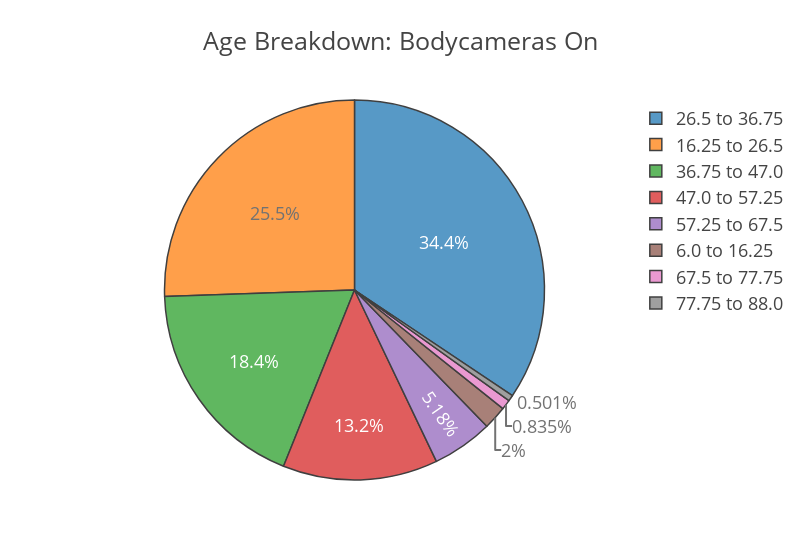
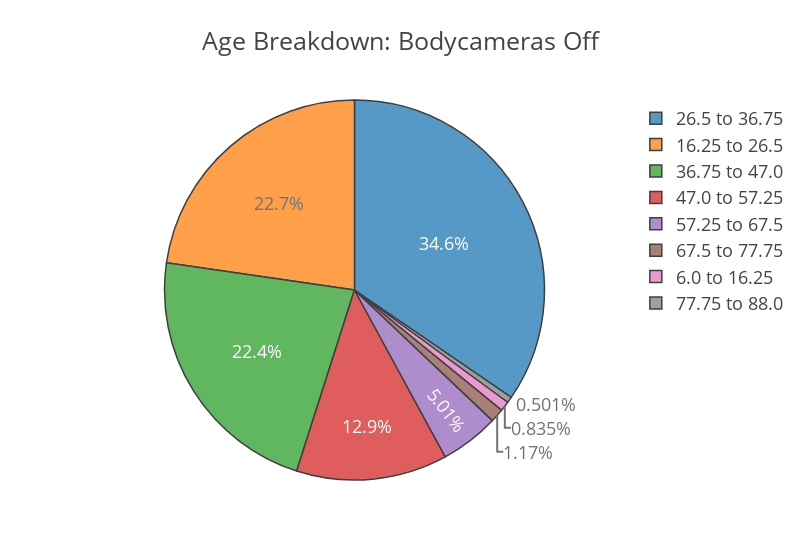

Notebook code cell kept with these figures, in order:
### Code cell
# Construct two pie charts
age_on_pie = px.pie(values=list(cams_on_counts.values()), names=cams_on_counts.keys(), 
       title='Age Breakdown: Bodycameras On', template='presentation', width=800)
age_on_pie.update_traces(opacity=0.75, marker_line_width=1.5, marker_line_color='black')
age_on_pie.show()

age_off_pie = px.pie(values=list(cams_off_counts.values()), names=cams_off_counts.keys(), 
                     title='Age Breakdown: Bodycameras Off', template='presentation', width=800)
age_off_pie.update_traces(opacity=0.75, marker_line_width=1.5, marker_line_color='black')
age_off_pie.show()

### Figure 1 — Plotly figure (JSON) as saved in the notebook; plotly's stock layout.template omitted (floating-point values rounded to 4 significant figures)
{"data": [{"domain": {"x": [0, 1], "y": [0, 1]}, "hovertemplate": "label=%{label}<br>value=%{value}<extra></extra>", "labels": ["6.0 to 16.25", "16.25 to 26.5", "26.5 to 36.75", "36.75 to 47.0", "47.0 to 57.25", "57.25 to 67.5", "67.5 to 77.75", "77.75 to 88.0"], "legendgroup": "", "marker": {"line": {"color": "black", "width": 1.5}}, "name": "", "opacity": 0.75, "showlegend": true, "type": "pie", "values": [12, 153, 206, 110, 79, 31, 5, 3]}], "layout": {"legend": {"tracegroupgap": 0}, "title": {"text": "Age Breakdown: Bodycameras On"}, "width": 800}}

### Figure 2 — Plotly figure (JSON) as saved in the notebook; plotly's stock layout.template omitted (floating-point values rounded to 4 significant figures)
{"data": [{"domain": {"x": [0, 1], "y": [0, 1]}, "hovertemplate": "label=%{label}<br>value=%{value}<extra></extra>", "labels": ["6.0 to 16.25", "16.25 to 26.5", "26.5 to 36.75", "36.75 to 47.0", "47.0 to 57.25", "57.25 to 67.5", "67.5 to 77.75", "77.75 to 88.0"], "legendgroup": "", "marker": {"line": {"color": "black", "width": 1.5}}, "name": "", "opacity": 0.75, "showlegend": true, "type": "pie", "values": [5, 136, 207, 134, 77, 30, 7, 3]}], "layout": {"legend": {"tracegroupgap": 0}, "title": {"text": "Age Breakdown: Bodycameras Off"}, "width": 800}}
